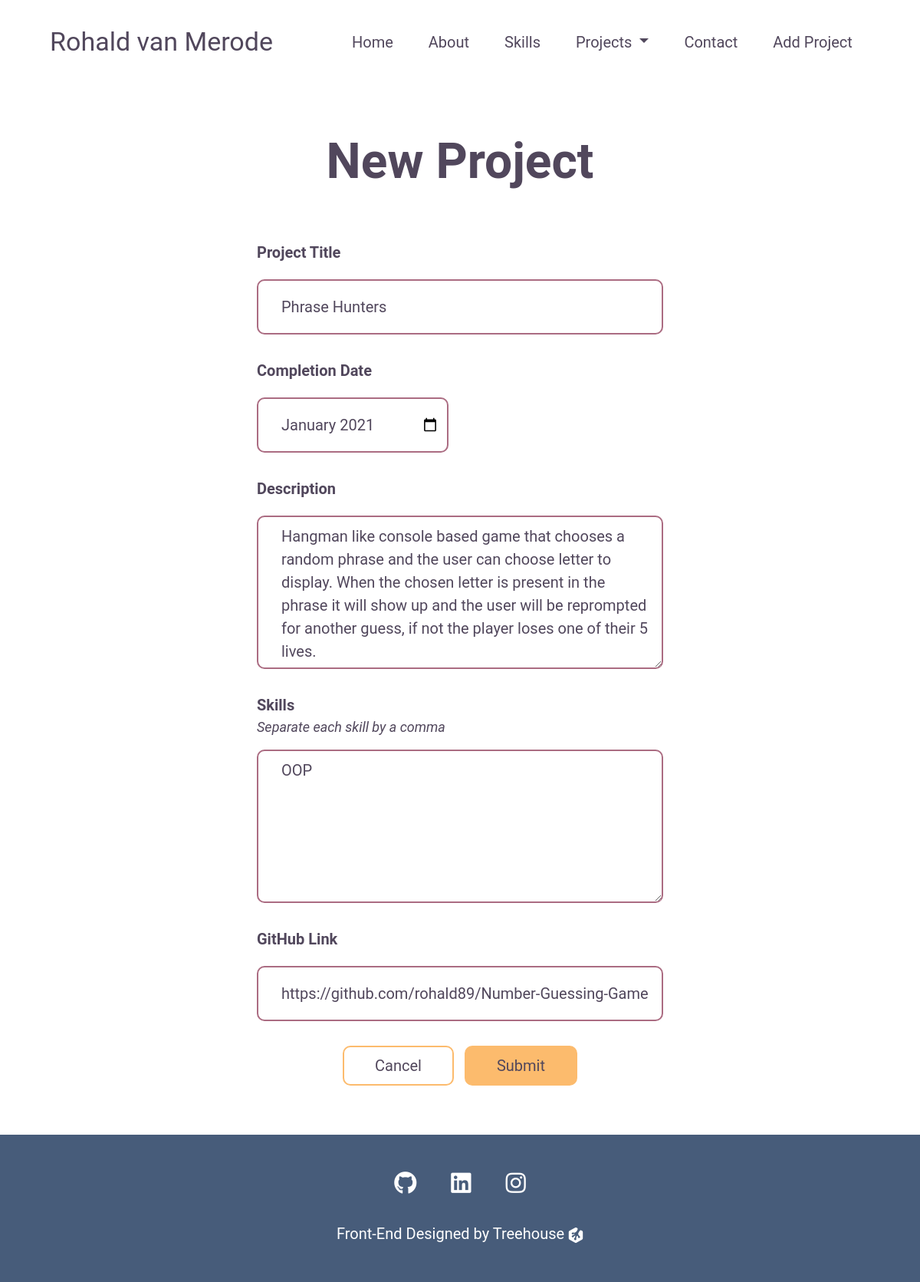
The app's page /projects/3/edit with its own data.
### models.py (models this page shows)
class Project(db.Model):
    id = db.Column(db.Integer, primary_key=True)
    title = db.Column('Title', db.String())
    completion_date = db.Column('Completion Date', db.DateTime)
    description = db.Column('Description', db.Text)
    skills = db.Column('Skills', db.String())
    github = db.Column('Github', db.String())
    screenshot = db.Column('Screenshot URL', db.String())

### app.py (the view, shortened to what this page needs)
@app.route('/projects/<id>/edit', methods=['GET', 'POST'])
def edit_project(id):
    project = Project.query.get_or_404(id)
    date = project.completion_date.strftime('%Y-%m')
    return render_template('editform.html', project=project, date=date)

### templates/editform.html
{% extends 'layout.html' %}
{% block content %}
    <section class="header">
        <h1>New Project</h1>
    </section>
    <section id="form">
        <form action="{{ url_for('edit_project', id=project.id) }}" method="POST">
            <label for="title">Project Title</label>
            <input type="text" name="title" id="title" placeholder="Project Name" required value="{{project.title}}">
            <label for="date">Completion Date</label>
            <input type="month" name="date" id="date" required value="{{date}}">
            <label for="description">Description</label>
            <textarea name="desc" id="description" cols="30" rows="20" placeholder="Description" required>{{project.description}}</textarea>
            <label for="skills-list" id="skills-label">Skills</label>
            <p>Separate each skill by a comma</p>
            <textarea name="skills" id="skills-list" cols="30" rows="10" placeholder="Skill, Skill" required>{{ project.skills }}</textarea>
            <label for="github">GitHub Link</label>
            <input type="url" name="github" id="github" placeholder="Link to the repo" required value="{{project.github}}">
            <div>
                <button type="reset">Cancel</button>
                <button type="submit">Submit</button>
            </div>
        </form>
    </section>
{% endblock %}

### static/styles.css (style rules this page uses)
:root { --primary-text: #51475c; --secondary-text: #ab6c82; --primary: #475c7a; --secondary: #fcbb6d; --accent: #d8737f; --white: #fff; }
* { font-family: 'Roboto', Arial, Helvetica, sans-serif; color: var(--primary-text); }
p, li, a { font-size: 20px; }
body { overflow-x: hidden; }
.header { margin-left: 5%; margin-right: 5%; margin-top: 5rem; text-align: center; }
.header h1 { font-size: 32px; font-weight: bold; }
#form { width: fit-content; margin: auto; margin-top: 4rem; margin-bottom: 4rem; }
#form input, #form textarea { border: none; border: 2px solid; border-radius: 10px; border-color: var(--secondary-text); width: 300px; height: 72px; display: block; font-size: 20px; padding-left: 15px; padding-right: 10px; margin-bottom: 2rem; }
#form input[type='month'] { width: 250px; }
#form textarea { padding-top: 10px; height: 200px; }
#form label { font-size: 20px; font-weight: bold; margin-bottom: 20px; text-align: left; }
#form #skills-label { margin-bottom: 0px; }
#form p { font-size: 18px; font-style: italic; }
#form div { text-align: center; }
#form button { border: 2px solid var(--secondary); border-radius: 10px; font-size: 20px; padding: 9px 40px; }
#form button[type='reset'] { margin-right: 10px; background-color: var(--white); }
#form button[type='submit'] { background-color: var(--secondary); }
@media (min-width: 992px) { .header h1 { font-size: 64px; margin-bottom: 2rem; } }
@media (min-width: 992px) { #form input, #form textarea { width: 450px; padding-left: 30px; } }
@media (min-width: 1200px) { #form input, #form textarea { width: 530px; } }

### records on screen
Project: title "Phrase Hunters", desc "Hangman like console based game that chooses a random phrase and the user can choose letter to display. When the chosen letter is present in the phrase it will show up and the user will be reprompted for another guess, if not the player loses one of their 5 lives.", skills "OOP", github "https://github.com/rohald89/Number-Guessing-Game"
